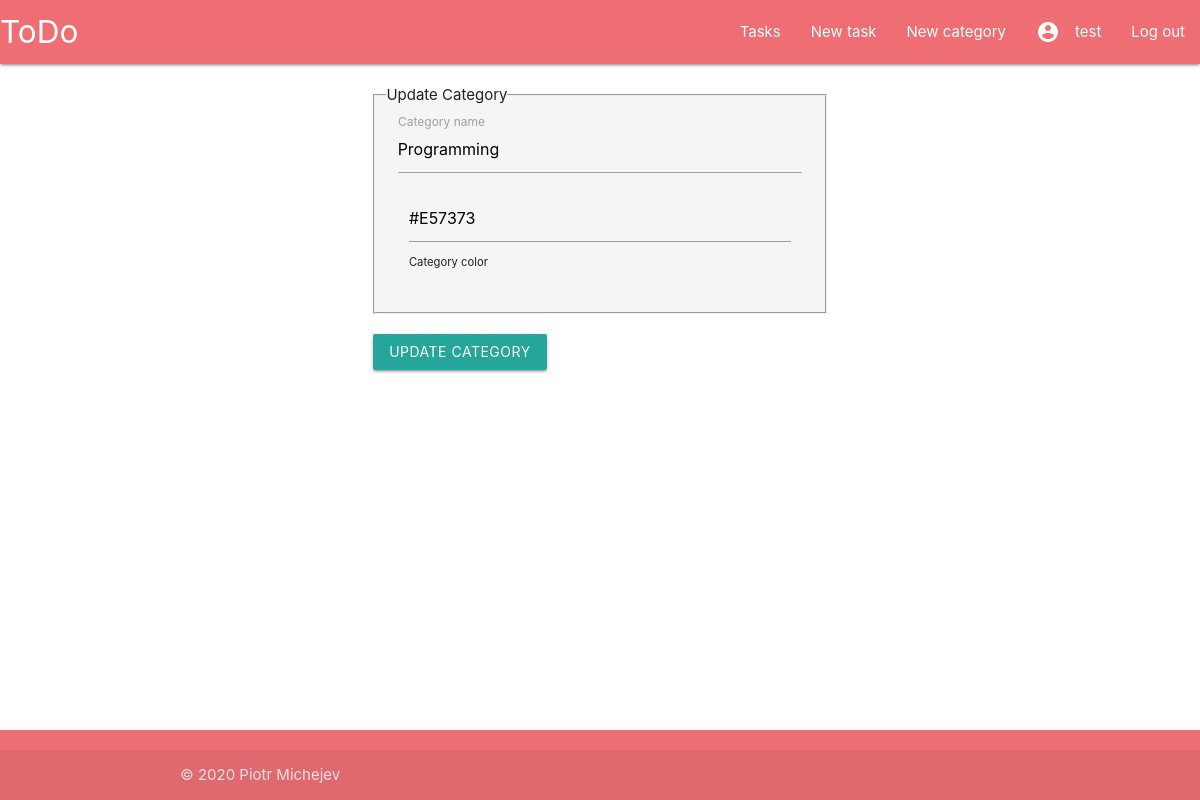
Page /todoapp/category/1/update (signed in) on the earlier database version.
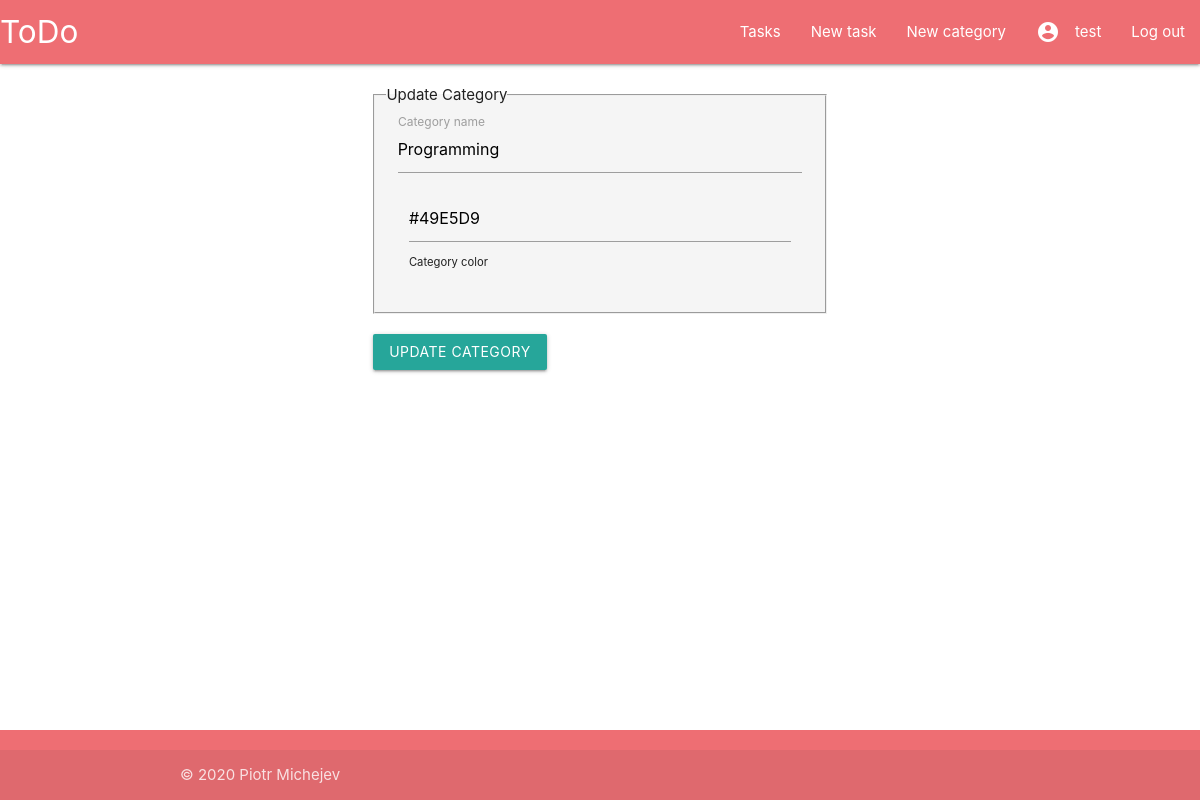
Same page on the later database version.
### todoapp/models.py (models this page shows, shortened)
class Category(models.Model):
    name = models.CharField('Name', max_length=200, help_text="Category name")
    color = ColorField(default='#E57373')
    user = models.ForeignKey(User, on_delete=models.SET_NULL, null=True, blank=True, related_name='category')
    class Meta:
        verbose_name = 'Category'
        verbose_name_plural = 'Categories'

### todoapp/views.py (the view, shortened to what this page needs)
# urls.py: path('category/<int:pk>/update', views.CategoryUpdateView.as_view(), name='category-update'),
class CategoryUpdateView(LoginRequiredMixin, UserPassesTestMixin, UpdateView):
    model = Category
    fields = ['name', 'color']
    success_url = "/todoapp/tasks"
    template_name = 'category_form.html'
    def test_func(self):
        category = self.get_object()
        return self.request.user == category.user

### todoapp/templates/category_form.html (shortened to what this page needs)
{% extends "base.html" %}
{% load crispy_forms_tags %}
{% block content %}
    <div class="container col s12">
        <div class="row">
            <div class="col s3"></div>
            <div class="col s6">
                <div class="row">
                    <form method="POST">
                        <fieldset class="grey lighten-4 row">
                            <legend class="border-bottom mb-4">{% if object %}Update Category{% else %}New Category{% endif %}</legend>
                            <div class="input-field col s12">
                                {{ form.name }}
                                <label for="id_name">Category name</label>
                            <div class="input-field col s12">
                                {{ form.color }}
                                <small id="id_color" class="form-text text-muted">Category color</small>
                            </div>
                        </fieldset>
                        <div class="row">
                            <button class="btn waves-effect waves-light" type="submit">{% if object %}Update Category{% else %}Create Category{% endif %}</button>
                        </div>
                    </form>
                </div>
            </div>
        </div>
    </div>
{% endblock %}

Differences in the rows shown:
changed Category "Programming": color "#E57373" → "#49E5D9"
